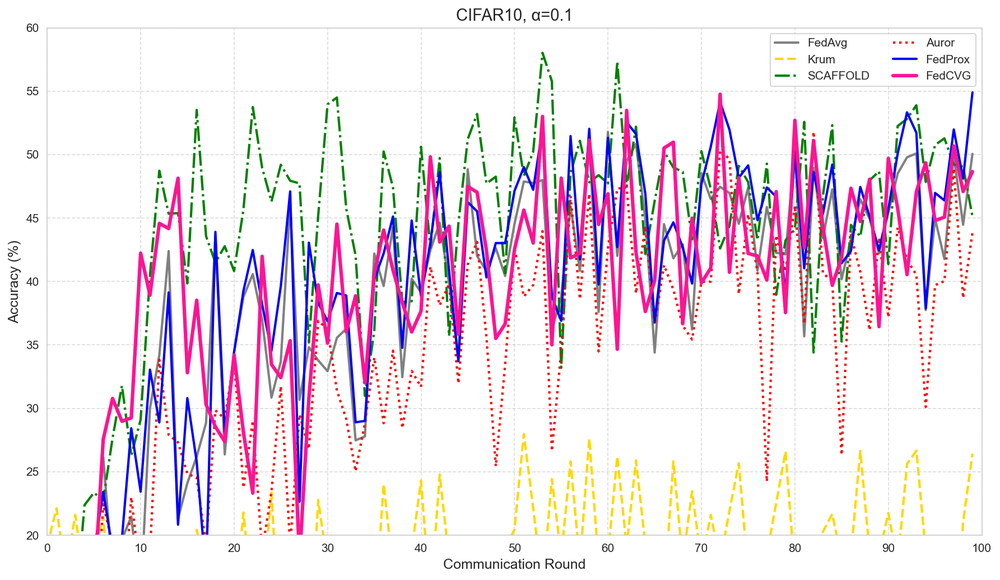
#> input picture figures/png/CIFAR10_alpha0.1_accuracy.png, 1000 x 580 px, shrunk from 1785 x 1035 before the run, found by its file name; its folder holds 4 pictures in this run
$ python combine_accuracy_plots.py
#> lines starting #> are read from the running program, lines starting #| are printed output that depends on the picture
import os
import numpy as np
import matplotlib.pyplot as plt
from matplotlib.image import imread
import matplotlib.gridspec as gridspec
from pathlib import Path

def combine_accuracy_plots(output_path='figures/CIFAR10_FashionMNIST_MNIST_combined_accuracy.png', dpi=300):
    """
    将9张准确率图表合并为一张大图，并增大字体和DPI
    """
#> called with dpi = 300
    # 定义数据集和alpha值
    datasets = ['CIFAR10', 'FashionMNIST', 'MNIST']
    alphas = ['0.1', '0.5', '1.0']

    # 创建3x3的网格图
    fig = plt.figure(figsize=(24, 18), dpi=dpi)
    gs = gridspec.GridSpec(3, 3, figure=fig)

    # 增大字体大小
    plt.rcParams.update({
        'font.size': 16,
        'axes.titlesize': 20,
        'axes.labelsize': 18,
        'xtick.labelsize': 16,
        'ytick.labelsize': 16,
        'legend.fontsize': 16
    })

    # 循环读取并放置每个图像
    for i, dataset in enumerate(datasets):
        for j, alpha in enumerate(alphas):
            # 构建图像路径
            img_path = f'figures/png/{dataset}_alpha{alpha}_accuracy.png'

            # 检查文件是否存在
            if not os.path.exists(img_path):
                print(f"警告: 找不到图像文件 {img_path}")
                continue

            # 读取图像
            img = imread(img_path)
#> img is the input picture: shape (580, 1000, 4) float32; mean R, G, B, A 0.946, 0.901, 0.933, 1

            # 创建子图
            ax = fig.add_subplot(gs[i, j])
            ax.imshow(img)
            ax.axis('off')  # 关闭坐标轴，因为图像本身已包含坐标轴

            # 设置子图标题
            ax.set_title(f"{dataset}, α={alpha}", fontsize=22, pad=15)

    # 调整布局
    plt.tight_layout()

    # 增加子图之间的间距
    plt.subplots_adjust(wspace=0.1, hspace=0.1)

    # 确保输出目录存在
    output_dir = os.path.dirname(output_path)
    if output_dir and not os.path.exists(output_dir):
        os.makedirs(output_dir, exist_ok=True)

    # 保存合并后的图像
    plt.savefig(output_path, dpi=dpi, bbox_inches='tight')
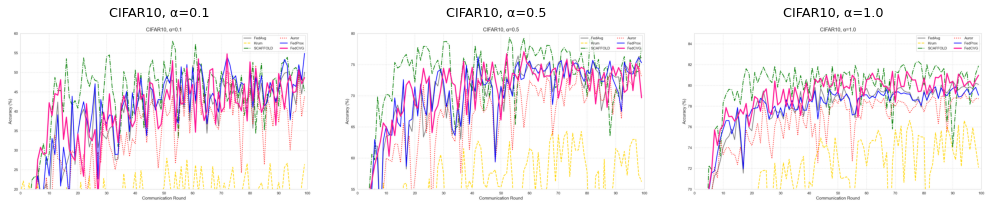
#> figure drawn by matplotlib, 3 panels
    plt.close()

    print(f"合并图像已保存至 {output_path}")
    print(f"分辨率: {dpi} DPI")

def create_optimized_plots(output_path='figures/CIFAR10_FashionMNIST_MNIST_combined_optimized.png', dpi=300):
    """
    创建一个优化的组合图，直接重新绘制而不是合并图像文件
    """
#> called with dpi = 300
    # 定义数据集和alpha值
    datasets = ['CIFAR10', 'FashionMNIST', 'MNIST']
    alphas = [0.1, 0.5, 1.0]

    # 创建3x3的网格图
    fig = plt.figure(figsize=(24, 18), dpi=dpi)

    # 增大字体大小
    plt.rcParams.update({
        'font.size': 16,
        'axes.titlesize': 20,
        'axes.labelsize': 18,
        'xtick.labelsize': 16,
        'ytick.labelsize': 16,
        'legend.fontsize': 16,
        'legend.title_fontsize': 18
    })

    # 为每个数据集和alpha值创建子图
    for i, dataset in enumerate(datasets):
        for j, alpha in enumerate(alphas):
            # 创建子图
            ax = fig.add_subplot(3, 3, i*3 + j + 1)

            # 读取原始图像作为参考，但我们将重新绘制
            img_path = f'figures/png/{dataset}_alpha{alpha}_accuracy.png'

            # 检查文件是否存在
            if not os.path.exists(img_path):
                print(f"警告: 找不到图像文件 {img_path}")
                ax.text(0.5, 0.5, f"找不到图像\n{img_path}",
                        ha='center', va='center', transform=ax.transAxes)
                continue

            # 显示原始图像
            img = imread(img_path)
            ax.imshow(img)
            ax.axis('off')  # 关闭坐标轴

            # 设置子图标题
            ax.set_title(f"{dataset}, α={alpha}", fontsize=22, pad=15)

    # 调整布局
    plt.tight_layout()

    # 增加子图之间的间距
    plt.subplots_adjust(wspace=0.05, hspace=0.1)

    # 确保输出目录存在
    output_dir = os.path.dirname(output_path)
    if output_dir and not os.path.exists(output_dir):
        os.makedirs(output_dir, exist_ok=True)

    # 保存合并后的图像
    plt.savefig(output_path, dpi=dpi, bbox_inches='tight')
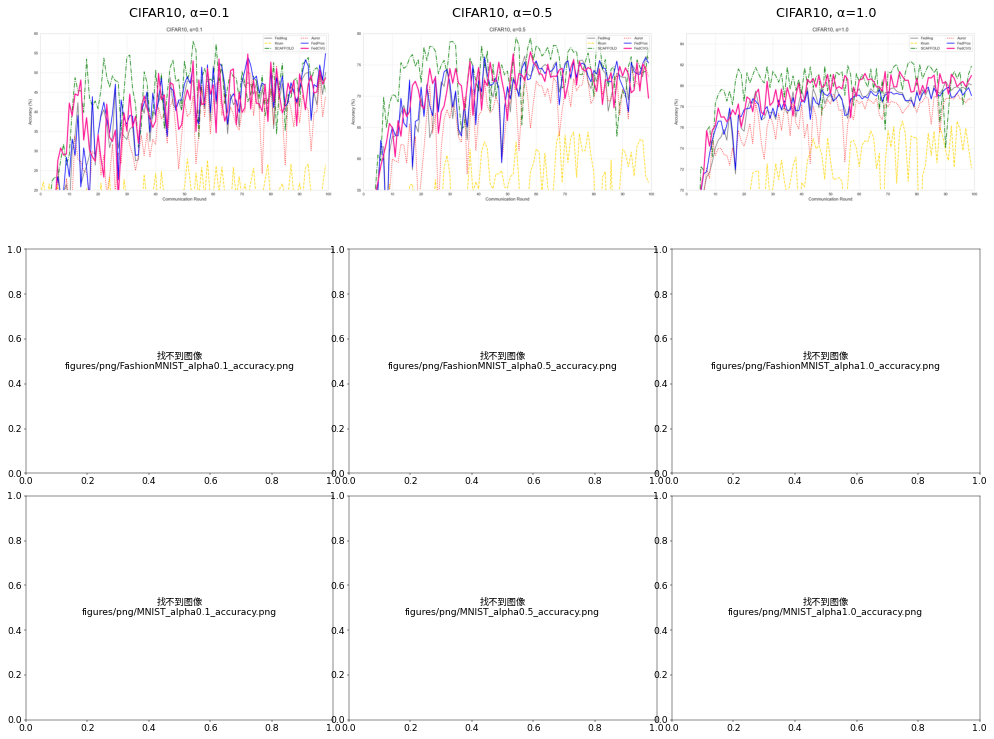
#> figure drawn by matplotlib, 3 panels
    plt.close()

    print(f"优化的合并图像已保存至 {output_path}")
    print(f"分辨率: {dpi} DPI")

if __name__ == "__main__":
    # 运行图像合并
    combine_accuracy_plots()

    # 创建优化版本
    create_optimized_plots()
